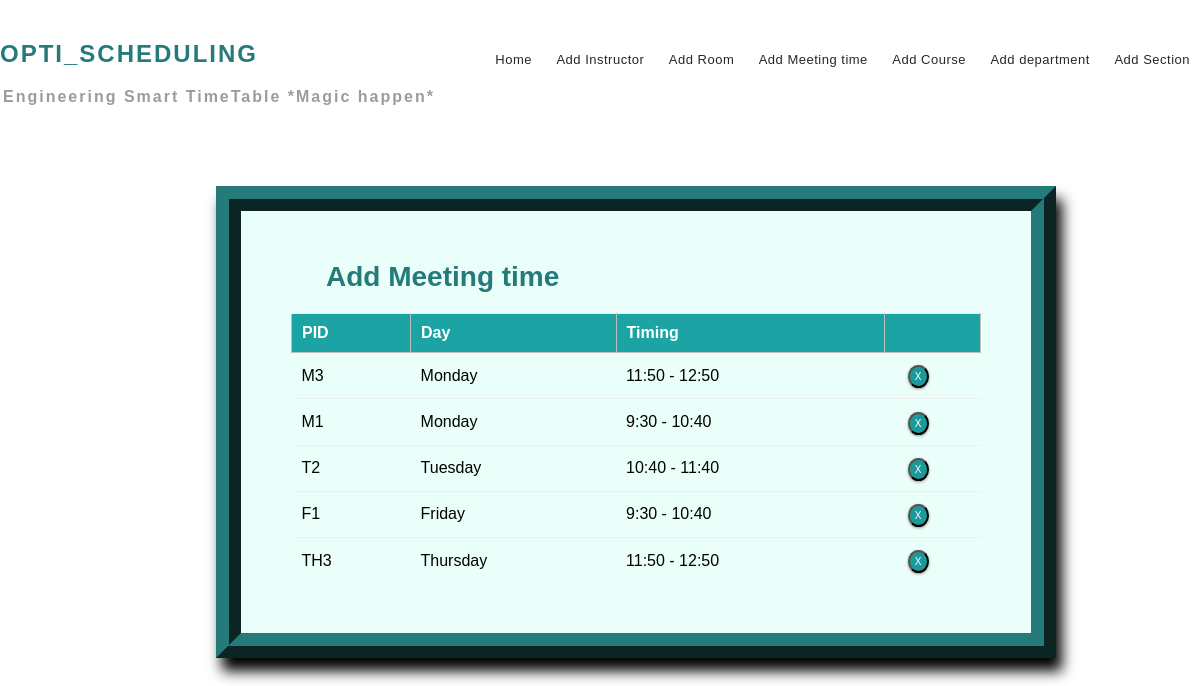
The app's page /meetingtime_list/ with its own data.
### mm1/models.py (models this page shows, shortened)
class MeetingTime(models.Model):
    pid = models.CharField(max_length=20, primary_key=True)
    time = models.CharField(max_length=50, choices=time_slots, default='11:30 - 12:30')
    day = models.CharField(max_length=15, choices=DAYS_OF_WEEK)

### mm1/views.py (the view)
# urls.py: path('meetingtime_list/', views.meeting_list_view, name='editmeetingtime'),
def meeting_list_view(request):
    context = {
        'meeting_times': MeetingTime.objects.all()
    }
    return render(request, 'mtlist.html', context)

### templates/mtlist.html (shortened to what this page needs)
{% extends 'base.html' %}
{% block content %}
{% load static %}
<fieldset class="fieldset">
    <a href="{% url 'addmeetingtime'%}"><h1 class="tablink" onclick="openPage('new')" id="defaultOpen">Add Meeting time</h1></a>
    <div class="tabcontent" id="edit">
			<table class="table1">
				<thead>
				<tr class="table-headers">
				<th>PID</th>
				<th>Day</th>
				<th>Timing</th>
				<th  class="empty"></th>
				</tr>
				</thead>
				<tbody>
				{% for mt in meeting_times %}
				<tr>
				 <td>{{mt.pid}}</td>
				 <td>{{mt.day}}</td>
				 <td>{{mt.time}}</td>
				 <td class="empty">
					<form action="{% url 'deletemeetingtime' mt.pid %}" method="post">
						<input type="submit" value="X" class="cross">
					</form>
				 </td>
				 </tr>
				{% endfor %}
				</tbody>
			</table>
		</div>
</fieldset>
{% endblock %}

### static/CSS/style.css (style rules this page uses)
* { margin: 0; padding: 0; box-sizing: border-box; font-family: sans-serif; }
html { scroll-behavior: smooth; }
a { text-decoration:none; }
form { margin-top: 3%; margin-left: 18%; margin-right: 12%; }
fieldset h1 { color: #257a7a; padding-bottom: 20px; margin-left: 35px; display: inline-block; cursor: pointer; font-size: 28px; }
fieldset input { padding:8px; color: #938c8c }
.table2 td, th { border: 1px solid rgb(190,190,190); padding: 10px 20px; }
.table1 { width: 100%; border-collapse: collapse; text-align: left; overflow: hidden; }
.table1 td, th { border-top: 1px solid #ECF0F1; padding: 10px; }
.table1 th { background-color: #1ca4a4; color: #fff; }
.cross { border-radius: 50%; font-size:10px; box-shadow: 0px 1px 3px 0px #9e9292; padding: 4px 5px; color: #fff; background-color: #1a9a9a; cursor: pointer; }
.fieldset { margin-top: 3%; margin-left: 18%; margin-right: 12%; padding: 50px; border-width: 25px; border-style: ridge; border-color: #257a7a; box-shadow: 6px 13px 13px 0px black; background-color: #ebfffa; }

### records on screen
MeetingTime: pid "M3", day "Monday", time "11:50 - 12:50"
MeetingTime: pid "M1", day "Monday", time "9:30 - 10:40"
MeetingTime: pid "T2", day "Tuesday", time "10:40 - 11:40"
MeetingTime: pid "F1", day "Friday", time "9:30 - 10:40"
MeetingTime: pid "TH3", day "Thursday", time "11:50 - 12:50"
